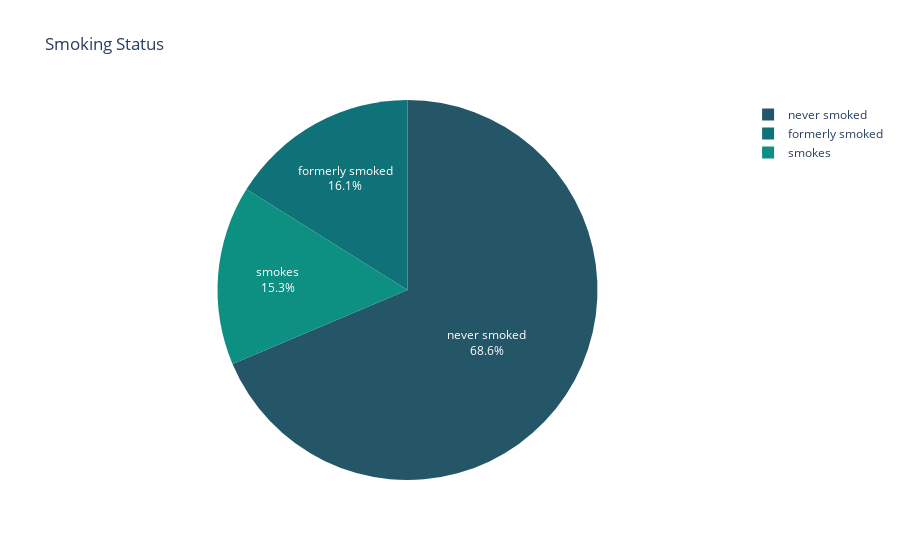

The notebook cell this image was saved under:
### Markdown cell above
#### + Tình trạng hút thuốc

### Code cell
smoking_status = dict(df['smoking_status'].value_counts())

fig = px.pie(names = smoking_status.keys(),values = smoking_status.values(),title = 'Smoking Status',color_discrete_sequence=px.colors.sequential.Aggrnyl)
fig.update_traces(textposition='inside', textinfo='percent+label')

### Figure 1 — Plotly figure (JSON) as saved in the notebook; plotly's stock layout.template omitted (floating-point values rounded to 4 significant figures)
{"data": [{"domain": {"x": [0, 1], "y": [0, 1]}, "hovertemplate": "label=%{label}<br>value=%{value}<extra></extra>", "labels": ["never smoked", "formerly smoked", "smokes"], "legendgroup": "", "name": "", "showlegend": true, "textinfo": "percent+label", "textposition": "inside", "type": "pie", "values": [3013, 707, 670]}], "layout": {"legend": {"tracegroupgap": 0}, "piecolorway": ["rgb(36, 86, 104)", "rgb(15, 114, 121)", "rgb(13, 143, 129)", "rgb(57, 171, 126)", "rgb(110, 197, 116)", "rgb(169, 220, 103)", "rgb(237, 239, 93)"], "title": {"text": "Smoking Status"}}}
